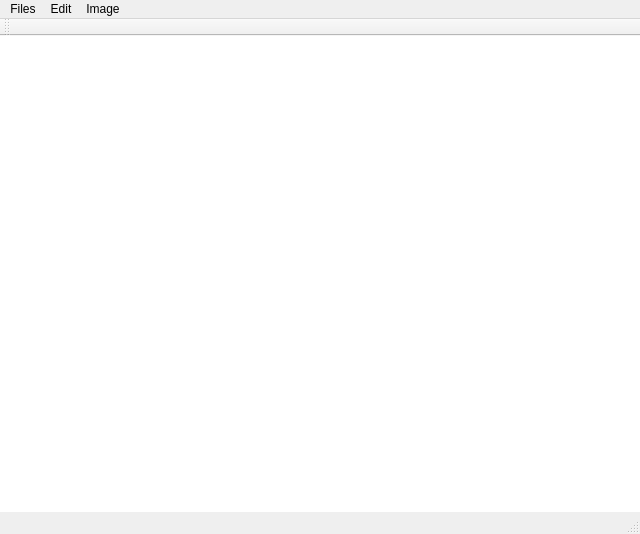
<?xml version="1.0" encoding="UTF-8"?>
<ui version="4.0">
 <class>MainWindow</class>
 <widget class="QMainWindow" name="MainWindow">
  <property name="geometry">
   <rect>
    <x>0</x>
    <y>0</y>
    <width>640</width>
    <height>534</height>
   </rect>
  </property>
  <property name="windowTitle">
   <string>Picture Viewer</string>
  </property>
  <widget class="QWidget" name="centralWidget">
   <widget class="QLabel" name="show_BMP_files">
    <property name="geometry">
     <rect>
      <x>0</x>
      <y>0</y>
      <width>640</width>
      <height>480</height>
     </rect>
    </property>
    <property name="styleSheet">
     <string notr="true">background-color: rgb(255, 255, 255);</string>
    </property>
    <property name="text">
     <string/>
    </property>
   </widget>
  </widget>
  <widget class="QMenuBar" name="menuBar">
   <property name="geometry">
    <rect>
     <x>0</x>
     <y>0</y>
     <width>640</width>
     <height>21</height>
    </rect>
   </property>
   <widget class="QMenu" name="menuFiles">
    <property name="title">
     <string>Files</string>
    </property>
    <addaction name="actionLoad_BMP_Files"/>
    <addaction name="actionSave_BMP_Image_Using_QImage"/>
    <addaction name="actionSave_BMP_Image_Using_fstream"/>
    <addaction name="actionExit"/>
   </widget>
   <widget class="QMenu" name="menuEdit">
    <property name="title">
     <string>Edit</string>
    </property>
    <addaction name="actionResize"/>
   </widget>
   <widget class="QMenu" name="menuImage">
    <property name="title">
     <string>Image</string>
    </property>
    <addaction name="actionHistogram"/>
   </widget>
   <addaction name="menuFiles"/>
   <addaction name="menuEdit"/>
   <addaction name="menuImage"/>
  </widget>
  <widget class="QToolBar" name="mainToolBar">
   <attribute name="toolBarArea">
    <enum>TopToolBarArea</enum>
   </attribute>
   <attribute name="toolBarBreak">
    <bool>false</bool>
   </attribute>
  </widget>
  <widget class="QStatusBar" name="statusBar"/>
  <action name="actionLoad_BMP_Files">
   <property name="text">
    <string>Load BMP Files</string>
   </property>
  </action>
  <action name="actionExit">
   <property name="text">
    <string>Exit</string>
   </property>
  </action>
  <action name="actionSave_BMP_Image_Using_QImage">
   <property name="enabled">
    <bool>false</bool>
   </property>
   <property name="text">
    <string>Save BMP Image (Using QImage)</string>
   </property>
  </action>
  <action name="actionSave_BMP_Image_Using_fstream">
   <property name="enabled">
    <bool>false</bool>
   </property>
   <property name="text">
    <string>Save BMP Image (Using fstream)</string>
   </property>
  </action>
  <action name="actionResize">
   <property name="text">
    <string>Resize</string>
   </property>
  </action>
  <action name="actionHistogram">
   <property name="text">
    <string>Histogram</string>
   </property>
  </action>
 </widget>
 <layoutdefault spacing="6" margin="11"/>
 <resources/>
 <connections>
  <connection>
   <sender>actionExit</sender>
   <signal>triggered()</signal>
   <receiver>MainWindow</receiver>
   <slot>close()</slot>
   <hints>
    <hint type="sourcelabel">
     <x>-1</x>
     <y>-1</y>
    </hint>
    <hint type="destinationlabel">
     <x>319</x>
     <y>266</y>
    </hint>
   </hints>
  </connection>
 </connections>
</ui>
